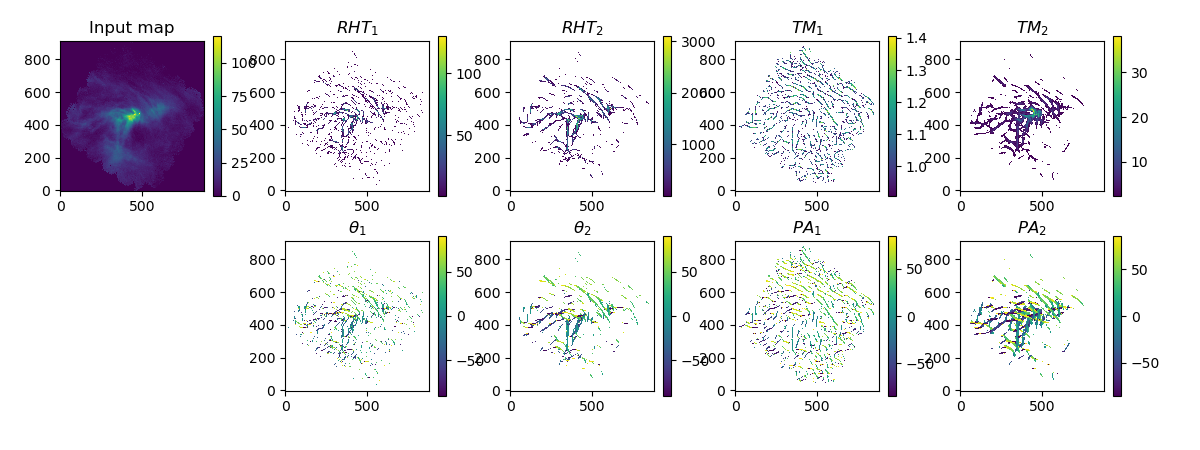

The Python source for this figure:
INSTALL_DIR = '/home/mika/GITHUB/ISM/TM'
import os, sys
sys.path.append(INSTALL_DIR)
from Pattern import *

if (1):
    GPU    =   1
    LOCAL  =  32
else:
    GPU    =   0
    LOCAL  =   8
    
F = fits.open("PSW.fits")

figure(1, figsize=(12,4.5))
subplots_adjust(left=0.05, right=0.95, bottom=0.12, top=0.92, wspace=0.25, hspace=0.25)

subplot(251)
imshow(F[0].data, vmin=0, vmax=120)
title("Input map")
colorbar()
# First RHT
t0 = time.time()
R1, T1, dT1 = RollingHoughTransformBasic(F, DK=20, DW=30, FRAC=0.8, GPU=GPU, local=LOCAL)
print("========== RollingHoughTransformBasic: %.2f seconds" % (time.time()-t0))
m = nonzero(R1<=0.0)
R1[m], T1[m] = NaN, NaN  # better for the plotting
subplot(252)
imshow(R1)
title(r'$RHT_1$')
colorbar()
subplot(257)
imshow(T1*RADIAN_TO_DEGREE)
title(r'$\theta_1$')
colorbar()
# Second RHT
#  we select a larger scale to make the result different from the above
t0 = time.time()
R2, T2, dT2 =  RollingHoughTransformOversampled(F, DK=30, DW=45, NW=2, STEP=0.5, FRAC=0.8, GPU=GPU, local=LOCAL)
print("========== RollingHoughTransformOversampled: %.2f seconds" % (time.time()-t0))
m = nonzero(R2<=0.0)
R2[m], T2[m] = NaN, NaN  # better for the plotting
subplot(253)
imshow(R2)
title(r'$RHT_2$')
colorbar()
subplot(258)
imshow(T2*RADIAN_TO_DEGREE)
title(r'$\theta_2$')
colorbar()
# First template matching
t0 = time.time()
SIG1, PA1, SS1 = Centipede(F, FWHM_PIX=10.0, LEGS=3, STUDENT=1, NDIR=17, K_HPF=2.0, GPU=GPU, local=LOCAL)
print("========== Centipede: %.2f seconds" % (time.time()-t0))
# lets add some thresholding also to Centipede results
m = nonzero(SIG1<percentile(SIG1[nonzero(SIG1>0.0)], (80,)))
SIG1[m], PA1[m] = NaN, NaN
subplot(254)
imshow(SIG1)
title(r'$TM_1$')
colorbar()
subplot(259)
imshow(PA1*RADIAN_TO_DEGREE)
title(r'$PA_1$')
colorbar()
# Second template matching
# note --- with same parameters the result would be identical to the above run
#          here we omit the normalisation (STUDENT=0) and select a larger spatial scale
PAT = zeros((3,3), float32)
for i in range(3): PAT[i,:] = [ -0.5, +1.0, -0.5 ]
t0 = time.time()
SIG2, PA2, SS2 = PatternMatch(F, FWHM_PIX=15.0, FILTER=1, STUDENT=0, PAT=PAT, THRESHOLD=0.9, GPU=GPU, NDIR=21,
                           K_HPF=2.0, SYMMETRIC=True, STEP=1.0, AAVE=0)                          
print("========== PatternMatch: %.2f seconds" % (time.time()-t0))
# lets add some thresholding also to template matching results
m = nonzero(SIG2<percentile(SIG2[nonzero(SIG2>0.0)], (80,)))
SIG2[m], PA2[m] = NaN, NaN
subplot(2,5,5)
imshow(SIG2)
title(r'$TM_2$')
colorbar()
subplot(2,5,10)
imshow(PA2*RADIAN_TO_DEGREE)
title(r'$PA_2$')
colorbar()

savefig("test_TM.png")

show()



